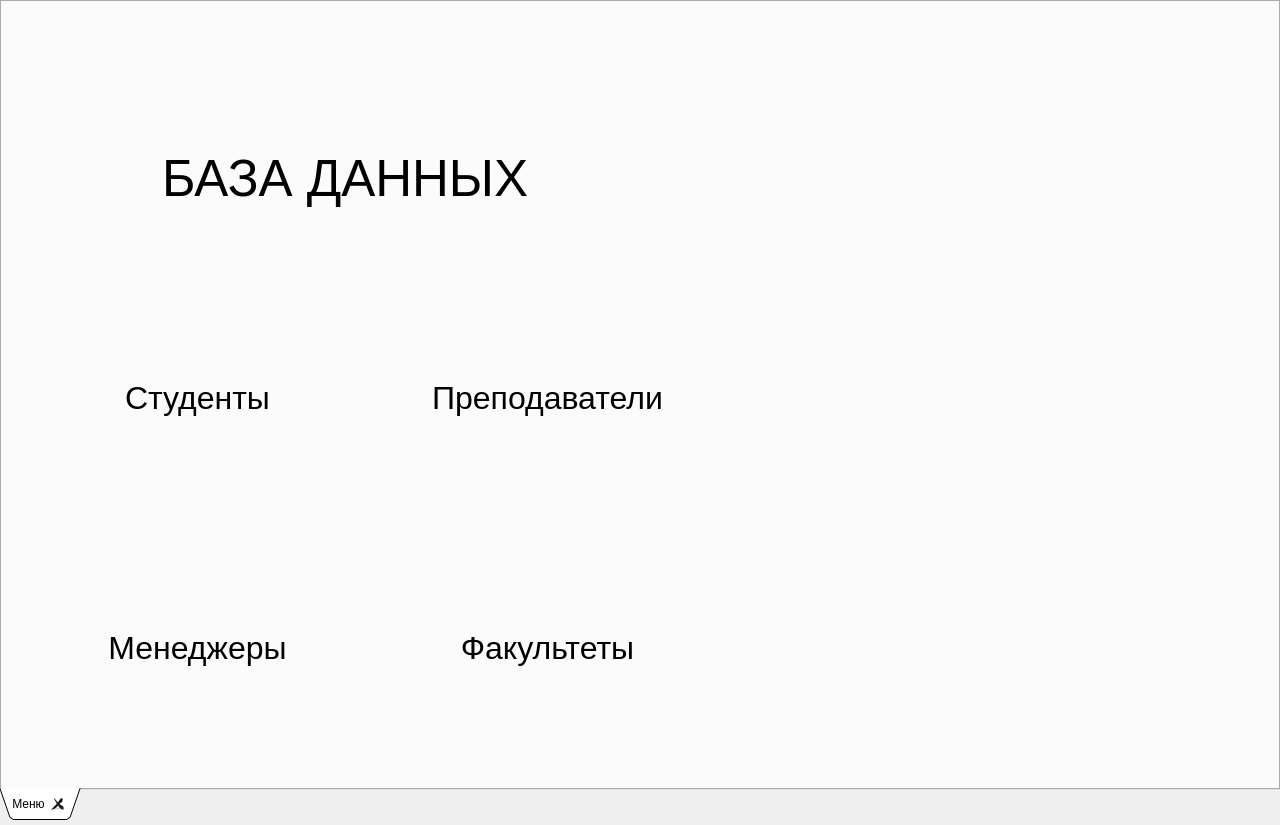
<?xml version="1.0" encoding="UTF-8"?>
<ui version="4.0">
 <class>Menu</class>
 <widget class="QMainWindow" name="Menu">
  <property name="geometry">
   <rect>
    <x>0</x>
    <y>0</y>
    <width>1280</width>
    <height>825</height>
   </rect>
  </property>
  <property name="windowTitle">
   <string>MainWindow</string>
  </property>
  <widget class="QWidget" name="centralwidget">
   <widget class="QTabWidget" name="tabWidget">
    <property name="geometry">
     <rect>
      <x>0</x>
      <y>0</y>
      <width>1280</width>
      <height>820</height>
     </rect>
    </property>
    <property name="tabPosition">
     <enum>QTabWidget::South</enum>
    </property>
    <property name="tabShape">
     <enum>QTabWidget::Triangular</enum>
    </property>
    <property name="currentIndex">
     <number>0</number>
    </property>
    <property name="tabsClosable">
     <bool>true</bool>
    </property>
    <property name="movable">
     <bool>true</bool>
    </property>
    <widget class="QWidget" name="menu">
     <attribute name="title">
      <string>Меню</string>
     </attribute>
     <widget class="QLabel" name="label_pageMenu">
      <property name="geometry">
       <rect>
        <x>0</x>
        <y>0</y>
        <width>1280</width>
        <height>800</height>
       </rect>
      </property>
      <property name="text">
       <string/>
      </property>
      <property name="pixmap">
       <pixmap>Images/fon_end1.png</pixmap>
      </property>
     </widget>
     <widget class="QPushButton" name="buttonStudents">
      <property name="geometry">
       <rect>
        <x>50</x>
        <y>300</y>
        <width>291</width>
        <height>191</height>
       </rect>
      </property>
      <property name="font">
       <font>
        <pointsize>24</pointsize>
       </font>
      </property>
      <property name="cursor">
       <cursorShape>PointingHandCursor</cursorShape>
      </property>
      <property name="toolTip">
       <string>Студенты</string>
      </property>
      <property name="text">
       <string>Студенты</string>
      </property>
      <property name="flat">
       <bool>true</bool>
      </property>
     </widget>
     <widget class="QPushButton" name="buttonTeachers">
      <property name="geometry">
       <rect>
        <x>400</x>
        <y>300</y>
        <width>291</width>
        <height>191</height>
       </rect>
      </property>
      <property name="font">
       <font>
        <pointsize>24</pointsize>
       </font>
      </property>
      <property name="cursor">
       <cursorShape>PointingHandCursor</cursorShape>
      </property>
      <property name="toolTip">
       <string>Преподаватели</string>
      </property>
      <property name="text">
       <string>Преподаватели</string>
      </property>
      <property name="flat">
       <bool>true</bool>
      </property>
     </widget>
     <widget class="QPushButton" name="buttonManagers">
      <property name="geometry">
       <rect>
        <x>50</x>
        <y>550</y>
        <width>291</width>
        <height>191</height>
       </rect>
      </property>
      <property name="font">
       <font>
        <pointsize>24</pointsize>
       </font>
      </property>
      <property name="cursor">
       <cursorShape>PointingHandCursor</cursorShape>
      </property>
      <property name="toolTip">
       <string>Менеджеры</string>
      </property>
      <property name="toolTipDuration">
       <number>-1</number>
      </property>
      <property name="text">
       <string>Менеджеры</string>
      </property>
      <property name="flat">
       <bool>true</bool>
      </property>
     </widget>
     <widget class="QPushButton" name="buttonFaculty">
      <property name="geometry">
       <rect>
        <x>400</x>
        <y>550</y>
        <width>291</width>
        <height>191</height>
       </rect>
      </property>
      <property name="font">
       <font>
        <pointsize>24</pointsize>
       </font>
      </property>
      <property name="cursor">
       <cursorShape>PointingHandCursor</cursorShape>
      </property>
      <property name="toolTip">
       <string>Факультеты</string>
      </property>
      <property name="toolTipDuration">
       <number>-1</number>
      </property>
      <property name="text">
       <string>Факультеты</string>
      </property>
      <property name="flat">
       <bool>true</bool>
      </property>
     </widget>
     <widget class="QPushButton" name="buttonBack">
      <property name="geometry">
       <rect>
        <x>780</x>
        <y>20</y>
        <width>461</width>
        <height>451</height>
       </rect>
      </property>
      <property name="cursor">
       <cursorShape>PointingHandCursor</cursorShape>
      </property>
      <property name="toolTip">
       <string>Назад</string>
      </property>
      <property name="text">
       <string/>
      </property>
      <property name="flat">
       <bool>true</bool>
      </property>
     </widget>
     <widget class="QLabel" name="labelDB">
      <property name="geometry">
       <rect>
        <x>160</x>
        <y>110</y>
        <width>431</width>
        <height>131</height>
       </rect>
      </property>
      <property name="font">
       <font>
        <pointsize>38</pointsize>
       </font>
      </property>
      <property name="text">
       <string>БАЗА ДАННЫХ</string>
      </property>
     </widget>
    </widget>
   </widget>
  </widget>
 </widget>
 <resources/>
 <connections/>
</ui>
